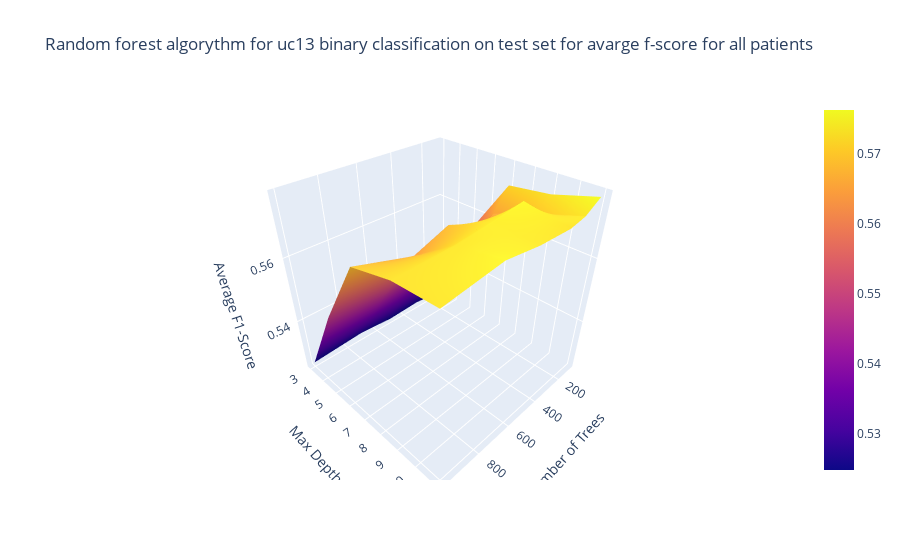

The notebook cell this image was saved under:
### Code cell
plot_uc13_3d_n_trees_max_depth_avg_f1_score(df_uc13_test_binary, 'Random forest algorythm for uc13 binary classification on test set for avarge f-score for all patients')

### Figure 1 — Plotly figure (JSON) as saved in the notebook; plotly's stock layout.template omitted (floating-point values rounded to 4 significant figures)
{"data": [{"type": "surface", "x": [[100, 200, 300, 500, 700, 1000], [100, 200, 300, 500, 700, 1000], [100, 200, 300, 500, 700, 1000], [100, 200, 300, 500, 700, 1000], [100, 200, 300, 500, 700, 1000]], "y": [[3, 3, 3, 3, 3, 3], [5, 5, 5, 5, 5, 5], [7, 7, 7, 7, 7, 7], [9, 9, 9, 9, 9, 9], [11, 11, 11, 11, 11, 11]], "z": [[0.5252, 0.5248, 0.5252, 0.5248, 0.5257, 0.5248], [0.5533, 0.5467, 0.549, 0.5476, 0.5462, 0.5486], [0.5714, 0.5652, 0.5629, 0.5681, 0.5643, 0.569], [0.5729, 0.5695, 0.5748, 0.5733, 0.5724, 0.5719], [0.5762, 0.5733, 0.5724, 0.5729, 0.5743, 0.5724]]}], "layout": {"scene": {"camera": {"center": {"x": 0, "y": 0, "z": 0}, "eye": {"x": 1.25, "y": 1.25, "z": 1.25}, "up": {"x": 0, "y": 0, "z": 1}}, "xaxis": {"title": {"text": "Number of Trees"}}, "yaxis": {"title": {"text": "Max Depth"}}, "zaxis": {"title": {"text": "Average F1-Score"}}}, "title": {"text": "Random forest algorythm for uc13 binary classification on test set for avarge f-score for all patients"}}}
